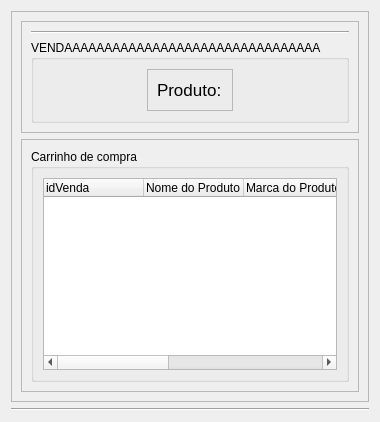
            <widget class="QWidget" name="pgVenda">
             <layout class="QVBoxLayout" name="verticalLayout_16">
              <item>
               <widget class="QFrame" name="frame_6">
                <property name="frameShape">
                 <enum>QFrame::StyledPanel</enum>
                </property>
                <property name="frameShadow">
                 <enum>QFrame::Raised</enum>
                </property>
                <layout class="QVBoxLayout" name="verticalLayout_26">
                 <item>
                  <widget class="QFrame" name="frame_pesquisa">
                   <property name="sizePolicy">
                    <sizepolicy hsizetype="Fixed" vsizetype="Fixed">
                     <horstretch>0</horstretch>
                     <verstretch>0</verstretch>
                    </sizepolicy>
                   </property>
                   <property name="minimumSize">
                    <size>
                     <width>0</width>
                     <height>0</height>
                    </size>
                   </property>
                   <property name="maximumSize">
                    <size>
                     <width>800</width>
                     <height>800</height>
                    </size>
                   </property>
                   <property name="frameShape">
                    <enum>QFrame::StyledPanel</enum>
                   </property>
                   <property name="frameShadow">
                    <enum>QFrame::Raised</enum>
                   </property>
                   <layout class="QVBoxLayout" name="verticalLayout_25">
                    <item>
                     <widget class="Line" name="line_2">
                      <property name="orientation">
                       <enum>Qt::Horizontal</enum>
                      </property>
                     </widget>
                    </item>
                    <item>
                     <widget class="QGroupBox" name="gb_pesquisa_2">
                      <property name="sizePolicy">
                       <sizepolicy hsizetype="Fixed" vsizetype="Fixed">
                        <horstretch>0</horstretch>
                        <verstretch>0</verstretch>
                       </sizepolicy>
                      </property>
                      <property name="maximumSize">
                       <size>
                        <width>800</width>
                        <height>600</height>
                       </size>
                      </property>
                      <property name="title">
                       <string>VENDAAAAAAAAAAAAAAAAAAAAAAAAAAAAAAAA</string>
                      </property>
                      <layout class="QHBoxLayout" name="horizontalLayout_15">
                       <item>
                        <widget class="QFrame" name="frame_15">
                         <property name="sizePolicy">
                          <sizepolicy hsizetype="Fixed" vsizetype="Fixed">
                           <horstretch>0</horstretch>
                           <verstretch>0</verstretch>
                          </sizepolicy>
                         </property>
                         <property name="frameShape">
                          <enum>QFrame::StyledPanel</enum>
                         </property>
                         <property name="frameShadow">
                          <enum>QFrame::Raised</enum>
                         </property>
                         <layout class="QHBoxLayout" name="horizontalLayout_16">
                          <item>
                           <widget class="QLabel" name="l_title_2">
                            <property name="minimumSize">
                             <size>
                              <width>66</width>
                              <height>22</height>
                             </size>
                            </property>
                            <property name="maximumSize">
                             <size>
                              <width>66</width>
                              <height>22</height>
                             </size>
                            </property>
                            <property name="font">
                             <font>
                              <pointsize>13</pointsize>
                             </font>
                            </property>
                            <property name="text">
                             <string>Produto:</string>
                            </property>
                           </widget>
                          </item>
                         </layout>
                        </widget>
                       </item>
                      </layout>
                     </widget>
                    </item>
                   </layout>
                  </widget>
                 </item>
                 <item>
                  <widget class="QFrame" name="frame_carinhoCompra">
                   <property name="sizePolicy">
                    <sizepolicy hsizetype="Preferred" vsizetype="Fixed">
                     <horstretch>0</horstretch>
                     <verstretch>0</verstretch>
                    </sizepolicy>
                   </property>
                   <property name="frameShape">
                    <enum>QFrame::StyledPanel</enum>
                   </property>
                   <property name="frameShadow">
                    <enum>QFrame::Raised</enum>
                   </property>
                   <layout class="QVBoxLayout" name="verticalLayout_24">
                    <item>
                     <widget class="QGroupBox" name="gb_carrinhoCompra_2">
                      <property name="title">
                       <string>Carrinho de compra</string>
                      </property>
                      <layout class="QHBoxLayout" name="horizontalLayout_13">
                       <item>
                        <widget class="QTreeWidget" name="treeWidget_2">
                         <property name="minimumSize">
                          <size>
                           <width>0</width>
                           <height>0</height>
                          </size>
                         </property>
                         <property name="maximumSize">
                          <size>
                           <width>16777215</width>
                           <height>300</height>
                          </size>
                         </property>
                         <column>
                          <property name="text">
                           <string>idVenda</string>
                          </property>
                         </column>
                         <column>
                          <property name="text">
                           <string>Nome do Produto</string>
                          </property>
                         </column>
                         <column>
                          <property name="text">
                           <string>Marca do Produto</string>
                          </property>
                         </column>
                         <column>
                          <property name="text">
                           <string>Valor do Produto</string>
                          </property>
                         </column>
                         <column>
                          <property name="text">
                           <string>Quantidade</string>
                          </property>
                         </column>
                         <column>
                          <property name="text">
                           <string>Data de Emissão</string>
                          </property>
                         </column>
                         <column>
                          <property name="text">
                           <string>Data de Validade</string>
                          </property>
                         </column>
                         <column>
                          <property name="text">
                           <string/>
                          </property>
                         </column>
                        </widget>
                       </item>
                      </layout>
                     </widget>
                    </item>
                   </layout>
                  </widget>
                 </item>
                </layout>
               </widget>
              </item>
              <item>
               <widget class="Line" name="line">
                <property name="orientation">
                 <enum>Qt::Horizontal</enum>
                </property>
               </widget>
              </item>
             </layout>
            </widget>
